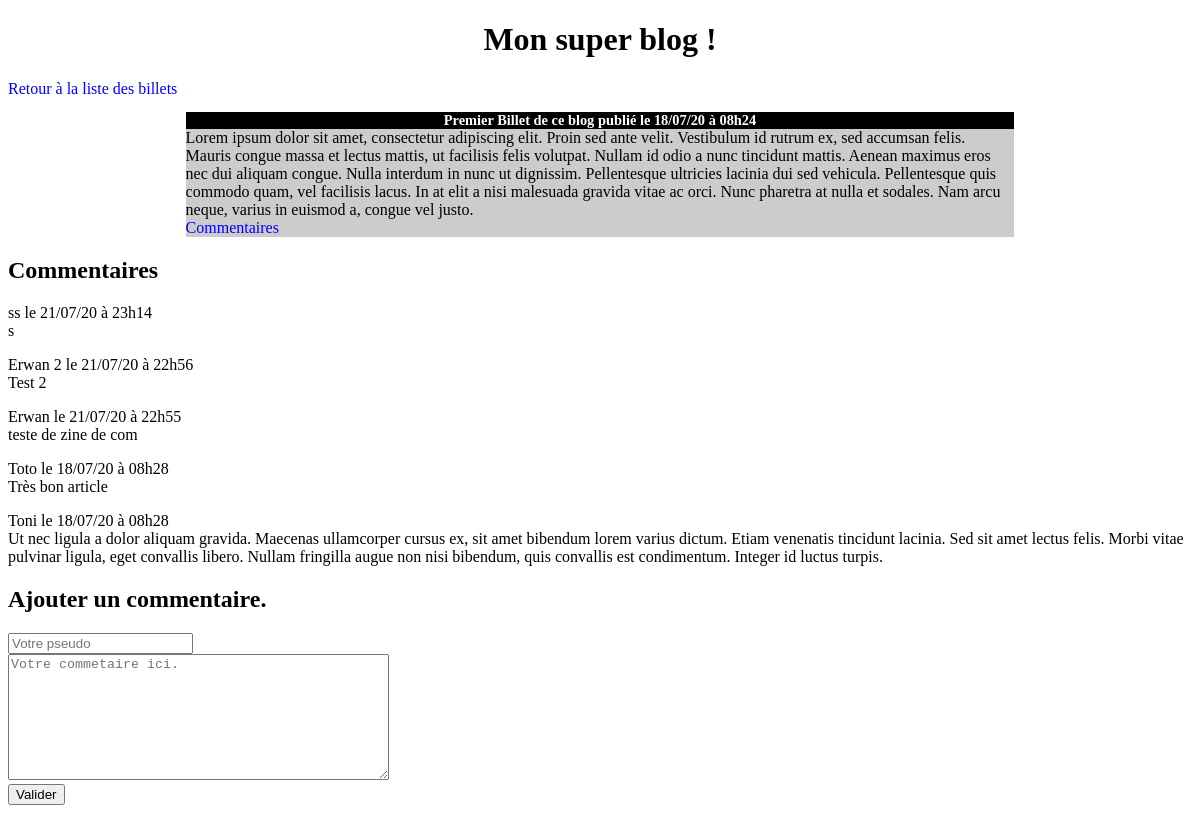
The app's page /commentaires.php?id_billet=1 with its own data.
### tables this page shows
CREATE TABLE `billets` (
  `id` int(11) NOT NULL,
  `titre` varchar(255) NOT NULL,
  `contenue` text NOT NULL,
  `date_creation` datetime NOT NULL DEFAULT CURRENT_TIMESTAMP
);

CREATE TABLE `commentaire` (
  `id` int(11) NOT NULL,
  `id_billet` int(11) NOT NULL,
  `auteur` varchar(255) NOT NULL,
  `commentaire` text NOT NULL,
  `date_commentaire` datetime NOT NULL DEFAULT CURRENT_TIMESTAMP
);

### commentaires.php (the view, shortened to what this page needs)
<!DOCTYPE html>
<html lang="en">
<head>
    <link rel="stylesheet" href="style.css" />
</head>
<body>
    <h1>Mon super blog !</h1>
    <a href="index.php">Retour à la liste des billets</a>
    <?php
        if(isset($_GET['id_billet']))
        {
            try
            {
                $bdd = new PDO('mysql:host=localhost;dbname=test;charset=utf8', 'root', 'root', array(PDO::ATTR_ERRMODE => PDO::ERRMODE_EXCEPTION));
            }
            catch(Exception $e)
            {
                die('Erreur : '.$e->getMessage());
            }
            $reponse = $bdd->prepare('SELECT id, titre, contenue, DATE_FORMAT(date_creation, "%d/%m/%y à %Hh%i") AS date FROM billets WHERE id = ? ');
            $reponse->execute(array($_GET['id_billet']));
            while ($donnees = $reponse->fetch())
            {
                include("billet.php");
            }
            ?>
            <?php
                try
                {
                    $bdd = new PDO('mysql:host=localhost;dbname=test;charset=utf8', 'root', 'root', array(PDO::ATTR_ERRMODE => PDO::ERRMODE_EXCEPTION));
                }
                catch(Exception $e)
                {
                    die('Erreur : '.$e->getMessage());
                }
                $reponse = $bdd->prepare('SELECT id_billet, auteur, commentaire, DATE_FORMAT(date_commentaire, "%d/%m/%y à %Hh%i") AS date FROM commentaire WHERE id_billet = ? ORDER BY date_commentaire DESC LIMIT 0,5');
                $reponse->execute(array($_GET['id_billet']));
                echo '<h2>Commentaires</h2>';
                while ($donnees = $reponse->fetch())
                {
            ?>
            <div class="commentaire">
                <p>
                    <?php echo $donnees['auteur'];?> le <?php echo $donnees['date'] ;?> <br/>
                    <?php echo $donnees['commentaire']; ?>
                </p>
            </div>
            <?php
                }
        }
        else
        {
            echo 'il y à un probleme veuillez revenir à la page précedente.';
        }
        ?>
    <h2>Ajouter un commentaire.</h2>
        <form method="post" action="commentaires_post.php">
            <p>
                <input type="text" name="pseudo" placeholder="Votre pseudo"/><br/>
                <textarea name="message" rows="8" cols="45" placeholder="Votre commetaire ici."></textarea><br/>
                <input type="submit" value="Valider" />
            </p>
        </form>
</body>
</html>

### billet.php
<div class="news">
    <h3><?php echo $donnees['titre'];?> publié le <?php echo $donnees['date'];?> </h3>
    <p>
        <?php echo $donnees['contenue'];?><br/>
        <a href="commentaires.php?id_billet=<?php echo $donnees['id'];?>">Commentaires</a>
    </p>
</div>

### style.css (style rules this page uses)
h1, h3 { text-align:center; }
h3 { background-color:black; color:white; font-size:0.9em; margin-bottom:0px; }
.news p { background-color:#CCCCCC; margin-top:0px; }
.news { width:70%; margin:auto; }
a { text-decoration: none; color: blue; }

### records on screen
billets: titre "Premier Billet de ce blog", date "18/07/20 à 08h24", contenue "Lorem ipsum dolor sit amet, consectetur adipiscing elit. Proin sed ante velit. Vestibulum id rutrum ex, sed accumsan felis. Mauris congue massa et lectus mattis, ut facilisis felis volutpat. Nullam id odio a nunc tincidunt mattis. Aenean maximus eros nec dui aliquam congue. Nulla interdum in nunc ut dignissim. Pellentesque ultricies lacinia dui sed vehicula. Pellentesque quis commodo quam, vel facilisis lacus. In at elit a nisi malesuada gravida vitae ac orci. Nunc pharetra at nulla et sodales. Nam arcu neque, varius in euismod a, congue vel justo."
commentaire: auteur "ss", date "21/07/20 à 23h14", commentaire "s"
commentaire: auteur "Erwan 2", date "21/07/20 à 22h56", commentaire "Test 2"
commentaire: auteur "Erwan", date "21/07/20 à 22h55", commentaire "teste de zine de com"
commentaire: auteur "Toto", date "18/07/20 à 08h28", commentaire "Très bon article"
commentaire: auteur "Toni", date "18/07/20 à 08h28", commentaire "Ut nec ligula a dolor aliquam gravida. Maecenas ullamcorper cursus ex, sit amet bibendum lorem varius dictum. Etiam venenatis tincidunt lacinia. Sed sit amet lectus felis. Morbi vitae pulvinar ligula, eget convallis libero. Nullam fringilla augue non nisi bibendum, quis convallis est condimentum. Integer id luctus turpis."
